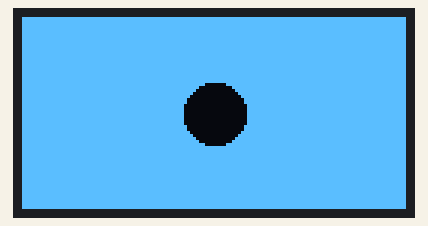
Simulated run of this program. Board: ESP32 board running MicroPython. Shown: 128×64 one-colour display.

Above: at 0.5 s.
At 2.33 s:
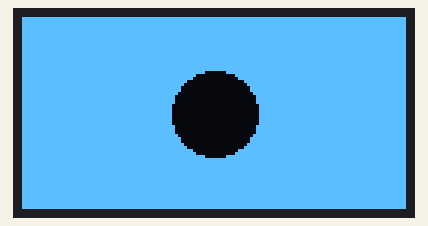
At 4.16 s:
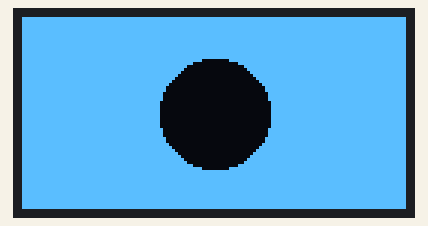
At 8.13 s:
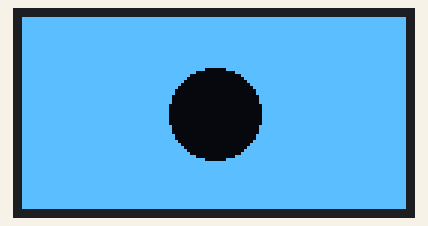
At 11.79 s:
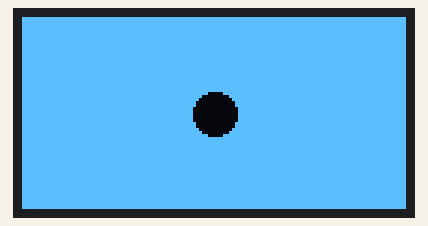
At 16.06 s:
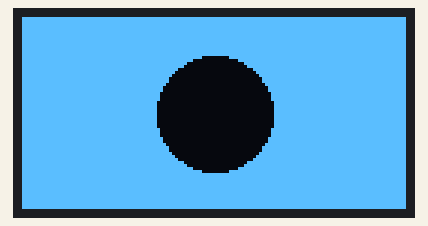

The program:

oled_display.py
```python
from machine import Pin, SoftI2C
import ssd1306
from time import sleep

# ESP32 Pin assignment
i2c = SoftI2C(scl=Pin(25), sda=Pin(26))

oled_width = 128
oled_height = 64
oled = ssd1306.SSD1306_I2C(oled_width, oled_height, i2c)
framebuf = oled.framebuf

r = 1
x = int(oled_width / 2)
y = int(oled_height / 2)

oled.fill(1)
framebuf.ellipse(x, y, r, r, 0)
oled.show()

while True:
    while r < 25:
        sleep(.01)
        r += 1
        oled.fill(1)
        framebuf.ellipse(x, y, r, r, 0, 1)
        oled.show()
    while r > 0:
        sleep(.01)
        r -= 1
        oled.fill(1)
        framebuf.ellipse(x, y, r, r, 0, 1)
        oled.show()
```

Measured:
- by itself, everything shown: repeats every 15.3 s, in 50 steps
